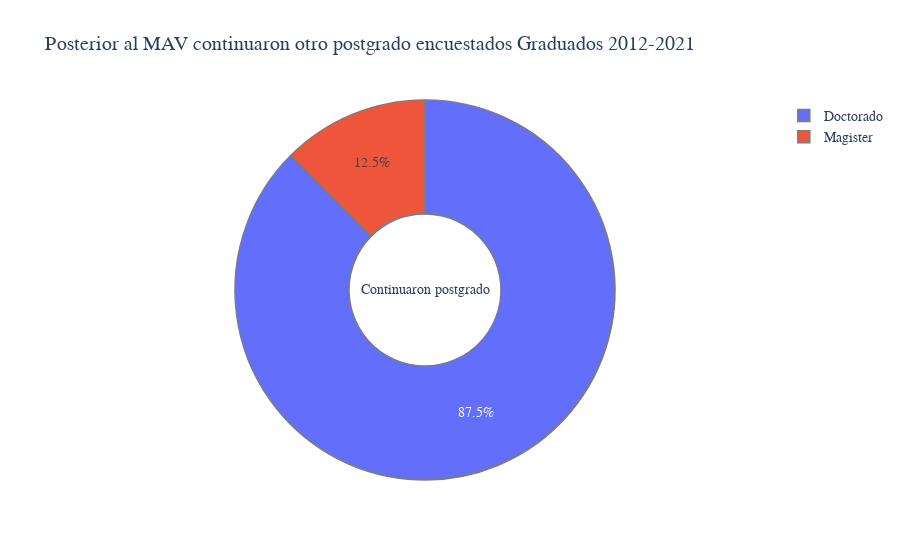

The code cell stored with this chart in its notebook:
### Markdown cell above
## ¿Cuántos continuaron a otros postgrados?

### Code cell
temp_series = df_egresados['Programa_Mag_Doc'].value_counts()
labels = (np.array(temp_series.index))
sizes = (np.array((temp_series / temp_series.sum())*100))

trace = go.Pie(labels=labels, values=sizes, marker=dict(line=dict(color='#797D7F', width=1.5)), hole=.4)
layout = go.Layout(
    title='Posterior al MAV continuaron otro postgrado encuestados Graduados 2012-2021',
    title_font_family="Rockwell", 
    annotations=[dict(text='Continuaron postgrado', x=0.5, y=0.5, font_size=14, showarrow=False)],
    font=dict(
        family="Rockwell", size=14)
)
data = [trace]
fig = go.Figure(data=data, layout=layout)
py.iplot(fig, filename="gender")

### Figure 1 — Plotly figure (JSON) as saved in the notebook; plotly's stock layout.template omitted (floating-point values rounded to 4 significant figures)
{"data": [{"hole": 0.4, "labels": ["Doctorado", "Magister"], "marker": {"line": {"color": "#797D7F", "width": 1.5}}, "type": "pie", "values": [87.5, 12.5]}], "layout": {"annotations": [{"font": {"size": 14}, "showarrow": false, "text": "Continuaron postgrado", "x": 0.5, "y": 0.5}], "font": {"family": "Rockwell", "size": 14}, "title": {"font": {"family": "Rockwell"}, "text": "Posterior al MAV continuaron otro postgrado encuestados Graduados 2012-2021"}}}
